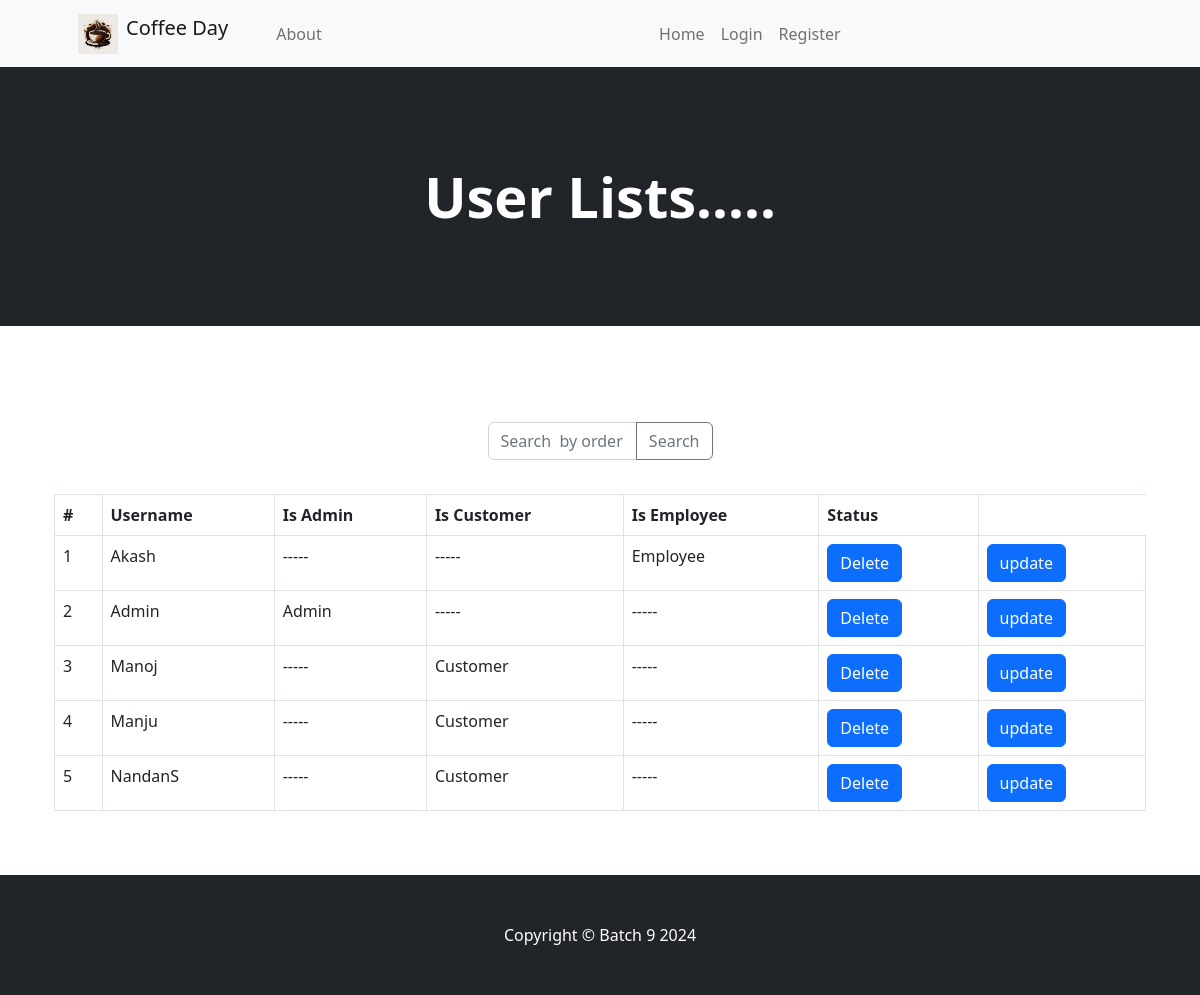
Screenshot of /user_list/ with the database file from the repository.
### app/models.py (models this page shows)
class User(AbstractUser):
    is_admin=models.BooleanField('Is admin',default=False)
    is_customer = models.BooleanField('Is customer',default=True)
    is_employee = models.BooleanField('Is employee',default=False)

### app/views.py (the view)
# urls.py: path('user_list/',user_list,name="user_list"),
def user_list(request):
    users = User.objects.all()
    return render(request, 'userlist.html', {'users': users})

### app/templates/userlist.html
{% extends "base.html" %}
{% block contant %}
{% include "navbar.html" %}
<header class="bg-dark py-5">
    <div class="container px-4 px-lg-5 my-5">
        <div class="text-center text-white">
            <h1 class="display-4 fw-bolder">User Lists.....</h1>
        </div>
    </div>
</header>
<body>
    <section class="py-5">
        <div class="container px-4 px-lg-5 mt-5">
            <div class="row gx-4 gx-lg-5 row-cols-2 row-cols-md-3 row-cols-xl-4 justify-content-center">
                <form action="{% url 'search_orders' %}" method="get" class="navbar-form">
                    <div class="input-group">
                        <input type="text" class="form-control" placeholder="Search  by order Id..." name="q">
                        <button type="submit" class="btn btn-outline-secondary">Search</button>
                    </div>
                </form>
                <br><br>
                <br>
<table class="table table-bordered">
    <thead>
        <tr>
            <th>#</th>
            <th>Username</th>
            <th>Is Admin</th>
            <th>Is Customer</th>
            <th>Is Employee</th>
            <th scope="col">Status</th>
        </tr>
    </thead>
    <tbody>
        {% for user in users %}
        <tr>
            <td>{{ forloop.counter }}</td>
            <td>{{ user.username }}</td>
            <td>{% if user.is_admin %}
                Admin
            {% else %}
                -----
            {% endif %}</td>
            <td>{% if user.is_customer %}
                Customer
            {% else %}
                -----
            {% endif %}</td>
            <td>{% if user.is_employee %}
                Employee
            {% else %}
                -----
            {% endif %}</td>
            <td>
                <a class="btn btn-primary" href="{% url 'delete_user' user.id %}">Delete</a>
            </td>
            <td>
                <a class="btn btn-primary" href="{% url 'update_user' user.id %}">update</a>
            </td>
        </tr>
        {% endfor %}
    </tbody>
</table>
</body>
{% endblock %}

### rows the page displays
User: username "Akash", is_employee "Employee"
User: username "Admin", is_admin "Admin"
User: username "Manoj", is_customer "Customer"
User: username "Manju", is_customer "Customer"
User: username "NandanS", is_customer "Customer"
